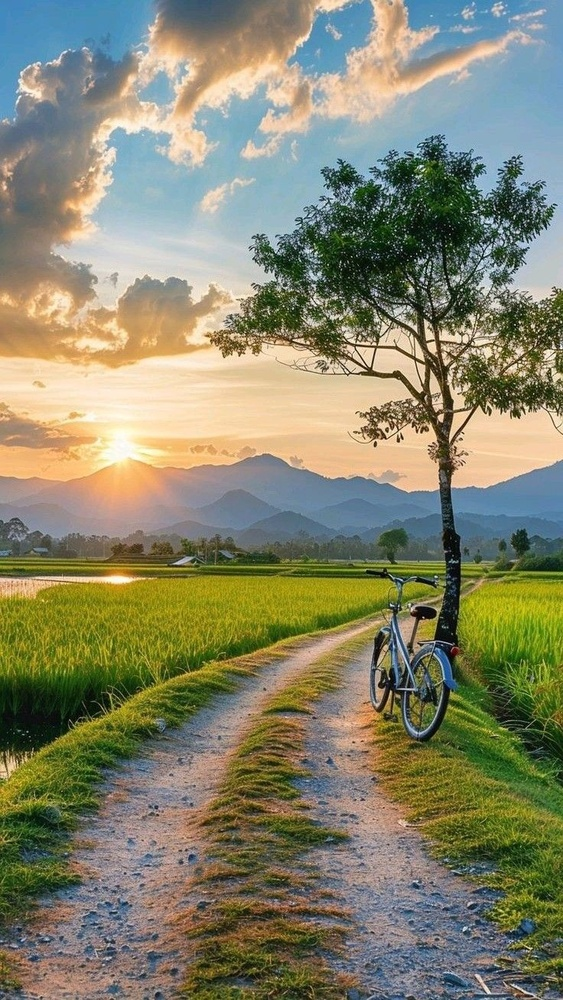
#> input picture sunset.jpeg, 563 x 1000 px, shrunk from 736 x 1308 before the run
$ jupyter execute 'Statistik Citra.ipynb'
#> lines starting #> are read from the running program, lines starting #| are printed output that depends on the picture; long printed decimals are rounded
Skewness & Kurtosis

[cell 1]
import cv2
import numpy as np
import matplotlib.pyplot as plt

# Fungsi untuk menghitung mean
def calculate_mean(channel):
    total = np.sum(channel)
    num_pixels = channel.size
    mean = total / num_pixels
    return mean

# Fungsi untuk menghitung varians
def calculate_variance(channel, mean):
    total = np.sum((channel - mean) ** 2)
    num_pixels = channel.size
    variance = total / num_pixels
    return variance

# Fungsi untuk menghitung skewness
def calculate_skewness(channel, mean, std_deviation):
    total = np.sum(((channel - mean) / std_deviation) ** 3)
    num_pixels = channel.size
    skewness = total / num_pixels
    return skewness

# Fungsi untuk menghitung kurtosis
def calculate_kurtosis(channel, mean, std_deviation):
    total = np.sum(((channel - mean) / std_deviation) ** 4)
    num_pixels = channel.size
    kurtosis = total / num_pixels - 3  # Excess kurtosis
    return kurtosis

# Membaca citra berwarna
image = cv2.imread('sunset.jpeg')
#> image is the input picture: shape (1000, 563, 3); mean B, G, R 107.2, 132.9, 133.7
blue_channel, green_channel, red_channel = cv2.split(image)
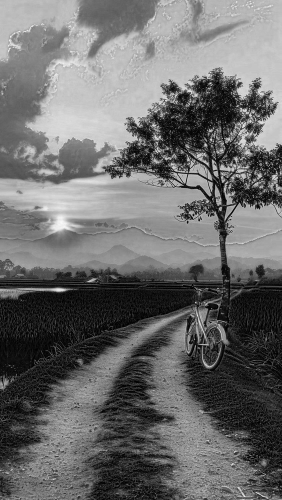
#> blue_channel: shape (1000, 563) (shown at 1/2 size); min 0, max 255, mean 107.2
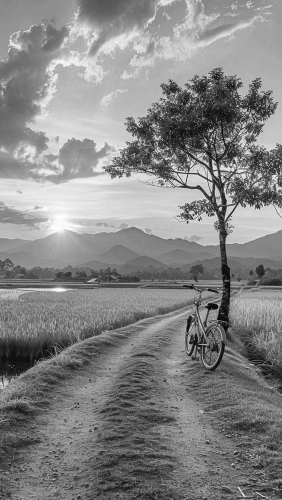
#> green_channel: shape (1000, 563) (shown at 1/2 size); min 0, max 255, mean 132.9
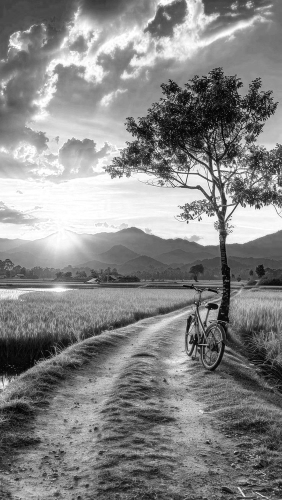
#> red_channel: shape (1000, 563) (shown at 1/2 size); min 0, max 255, mean 133.7

# Menghitung statistik untuk setiap kanal
def calculate_statistics_manual(channel):
    # Mean
    mean = calculate_mean(channel)
#> in calculate_mean, `total = np.sum(channel)`: total = 60372200
#> in calculate_mean, `mean = total / num_pixels`: mean = 107.2
#> mean = 107.2

    # Variance
    variance = calculate_variance(channel, mean)
#> in calculate_variance, `total = np.sum((channel - mean) ** 2)`: total = 2.34e+09
#> in calculate_variance, `variance = total / num_pixels`: variance = 4160.1
#> variance = 4160.1

    # Standard Deviation
    std_deviation = np.sqrt(variance)
#> std_deviation = 64.5

    # Skewness
    skewness = calculate_skewness(channel, mean, std_deviation)
#> in calculate_skewness, `total = np.sum(((channel - mean) / std_deviation) ** 3)`: total = -51876.9
#> in calculate_skewness, `skewness = total / num_pixels`: skewness = -0.0921
#> skewness = -0.0921

    # Kurtosis
    kurtosis = calculate_kurtosis(channel, mean, std_deviation)
#> in calculate_kurtosis, `total = np.sum(((channel - mean) / std_deviation) ** 4)`: total = 969894.1
#> in calculate_kurtosis, `kurtosis = total / num_pixels - 3`: kurtosis = -1.28
#> kurtosis = -1.28

    return mean, variance, std_deviation, skewness, kurtosis

# Menghitung statistik untuk kanal biru
mean_blue, var_blue, std_blue, skew_blue, kurt_blue = calculate_statistics_manual(blue_channel)
#> mean_blue = 107.2; var_blue = 4160.1; std_blue = 64.5; skew_blue = -0.0921; kurt_blue = -1.28

# Menghitung statistik untuk kanal hijau
mean_green, var_green, std_green, skew_green, kurt_green = calculate_statistics_manual(green_channel)
#> mean_green = 132.9; var_green = 2675.6; std_green = 51.73; skew_green = -0.0716; kurt_green = -0.666

# Menghitung statistik untuk kanal merah
mean_red, var_red, std_red, skew_red, kurt_red = calculate_statistics_manual(red_channel)
#> mean_red = 133.7; var_red = 4148.3; std_red = 64.41; skew_red = 0.16; kurt_red = -0.75

# Menampilkan hasil
print("Blue Channel:")
print(f"Mean Intensity: {mean_blue}")
#| Mean Intensity: 107.233
print(f"Variance: {var_blue}")
#| Variance: 4160.067
print(f"Standard Deviation: {std_blue}")
#| Standard Deviation: 64.499
print(f"Skewness: {skew_blue}")
#| Skewness: -0.09214
print(f"Kurtosis: {kurt_blue}\n")
#| Kurtosis: -1.277

print("Green Channel:")
print(f"Mean Intensity: {mean_green}")
#| Mean Intensity: 132.863
print(f"Variance: {var_green}")
#| Variance: 2675.613
print(f"Standard Deviation: {std_green}")
#| Standard Deviation: 51.726
print(f"Skewness: {skew_green}")
#| Skewness: -0.07161
print(f"Kurtosis: {kurt_green}\n")
#| Kurtosis: -0.6664

print("Red Channel:")
print(f"Mean Intensity: {mean_red}")
#| Mean Intensity: 133.673
print(f"Variance: {var_red}")
#| Variance: 4148.338
print(f"Standard Deviation: {std_red}")
#| Standard Deviation: 64.408
print(f"Skewness: {skew_red}")
#| Skewness: 0.1597
print(f"Kurtosis: {kurt_red}")
#| Kurtosis: -0.7501

# Menampilkan Histogram
plt.figure(figsize=(12, 5))

# Histogram untuk Blue Channel
plt.subplot(1, 3, 1)
plt.hist(blue_channel.ravel(), bins=256, color='blue', alpha=0.6)
plt.title("Blue Channel Histogram")
plt.xlabel("Intensity Value")
plt.ylabel("Frequency")

# Histogram untuk Green Channel
plt.subplot(1, 3, 2)
plt.hist(green_channel.ravel(), bins=256, color='green', alpha=0.6)
plt.title("Green Channel Histogram")
plt.xlabel("Intensity Value")
plt.ylabel("Frequency")

# Histogram untuk Red Channel
plt.subplot(1, 3, 3)
plt.hist(red_channel.ravel(), bins=256, color='red', alpha=0.6)
plt.title("Red Channel Histogram")
plt.xlabel("Intensity Value")
plt.ylabel("Frequency")

plt.tight_layout()
plt.show()
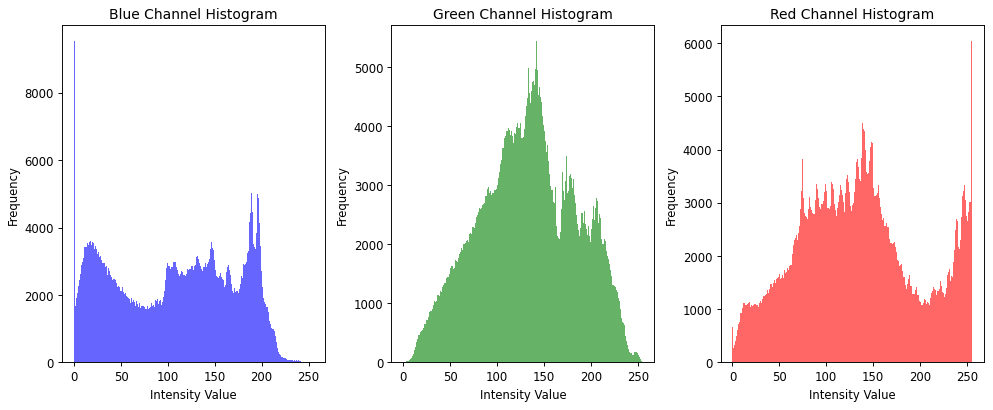
#> figure drawn by matplotlib, 3 panels; panel 1: tallest bar 9520 high, from x = 0 to 0.996; panel 2: tallest bar 5431 high, from x = 141.4 to 142.4; panel 3: tallest bar 6031 high, from x = 254 to 255

# Plot Skewness dan Kurtosis
channels = ['Blue', 'Green', 'Red']
skewness_values = [skew_blue, skew_green, skew_red]
#> skewness_values = [-0.0921, -0.0716, 0.16]
kurtosis_values = [kurt_blue, kurt_green, kurt_red]
#> kurtosis_values = [-1.28, -0.666, -0.75]

plt.figure(figsize=(12, 5))

# Grafik Skewness
plt.subplot(1, 2, 1)
plt.bar(channels, skewness_values, color=['blue', 'green', 'red'])
plt.title("Skewness per Color Channel")
plt.ylabel("Skewness")

# Grafik Kurtosis
plt.subplot(1, 2, 2)
plt.bar(channels, kurtosis_values, color=['blue', 'green', 'red'])
plt.title("Kurtosis per Color Channel")
plt.ylabel("Kurtosis")

plt.tight_layout()
plt.show()
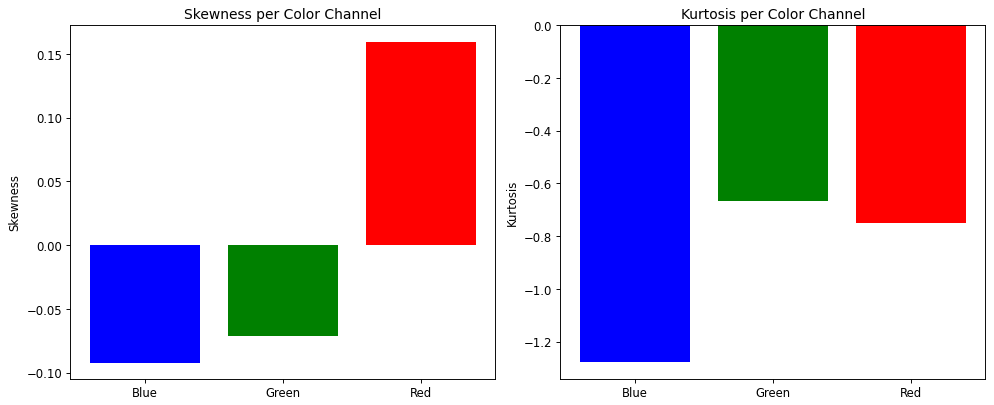
#> figure drawn by matplotlib, 2 panels; panel 1: tallest bar 0.16 high, from x = 1.6 to 2.4; panel 2: tallest bar -0.666 high, from x = 0.6 to 1.4

$ run again, with Bunga Merah.jpeg copied over sunset.jpeg
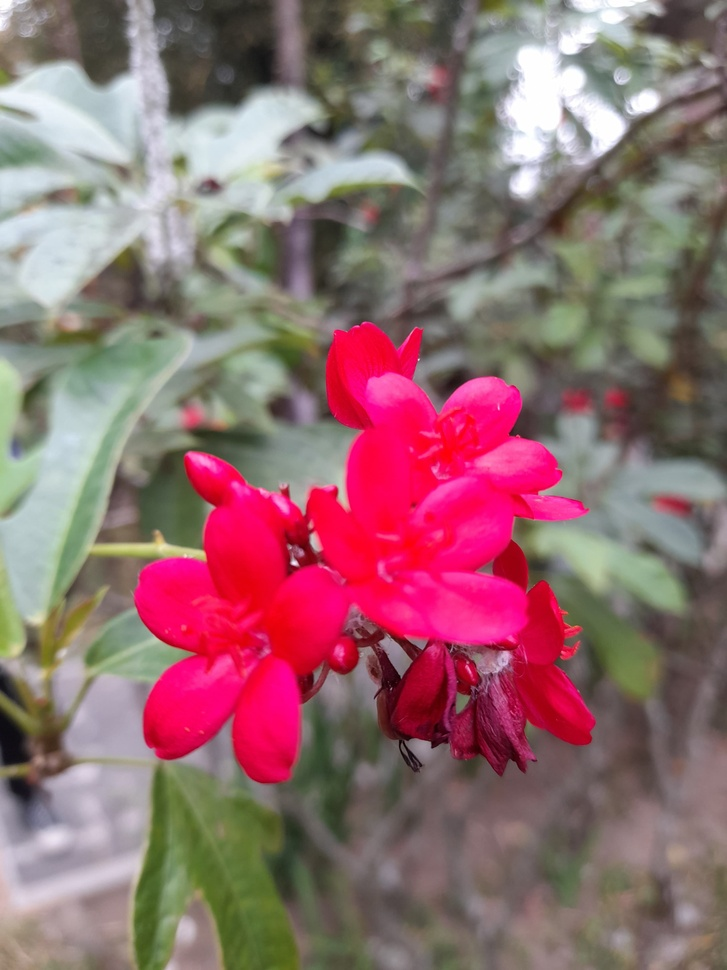
#> input picture Bunga Merah.jpeg, 727 x 970 px, shrunk from 3000 x 4000 before the run
#> image is the input picture: shape (970, 727, 3); mean B, G, R 111.7, 108, 145.3
#> `blue_channel, green_channel, red_channel = cv2.split(image)`:
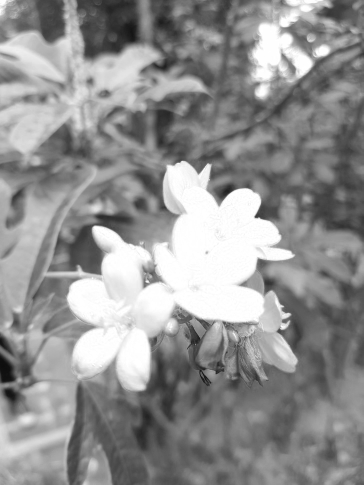
#> red_channel: shape (970, 727) (shown at 1/2 size); min 10, max 255, mean 145.3
#> in calculate_mean, `total = np.sum(channel)`: total = 78769735
#> in calculate_mean, `mean = total / num_pixels`: mean = 111.7
#> in calculate_variance, `total = np.sum((channel - mean) ** 2)`: total = 1.89e+09
#> in calculate_variance, `variance = total / num_pixels`: variance = 2685
#> std_deviation = 51.82
#> in calculate_skewness, `total = np.sum(((channel - mean) / std_deviation) ** 3)`: total = 468463.7
#> in calculate_skewness, `skewness = total / num_pixels`: skewness = 0.664
#> in calculate_kurtosis, `total = np.sum(((channel - mean) / std_deviation) ** 4)`: total = 2067049.5
#> in calculate_kurtosis, `kurtosis = total / num_pixels - 3`: kurtosis = -0.0688
#> mean_blue = 111.7; var_blue = 2685; std_blue = 51.82; skew_blue = 0.664; kurt_blue = -0.0688
#> mean_green = 108; var_green = 3755.6; std_green = 61.28; skew_green = -0.0408; kurt_green = -0.46
#> mean_red = 145.3; var_red = 3191.5; std_red = 56.49; skew_red = 0.537; kurt_red = -0.655
#| Mean Intensity: 111.700
#| Variance: 2685.039
#| Standard Deviation: 51.817
#| Skewness: 0.6643
#| Kurtosis: -0.0688
#| Mean Intensity: 108.014
#| Variance: 3755.622
#| Standard Deviation: 61.283
#| Skewness: -0.04082
#| Kurtosis: -0.4602
#| Mean Intensity: 145.332
#| Variance: 3191.510
#| Standard Deviation: 56.493
#| Skewness: 0.5369
#| Kurtosis: -0.6547
#> skewness_values = [0.664, -0.0408, 0.537]
#> kurtosis_values = [-0.0688, -0.46, -0.655]
#> `plt.show()`:
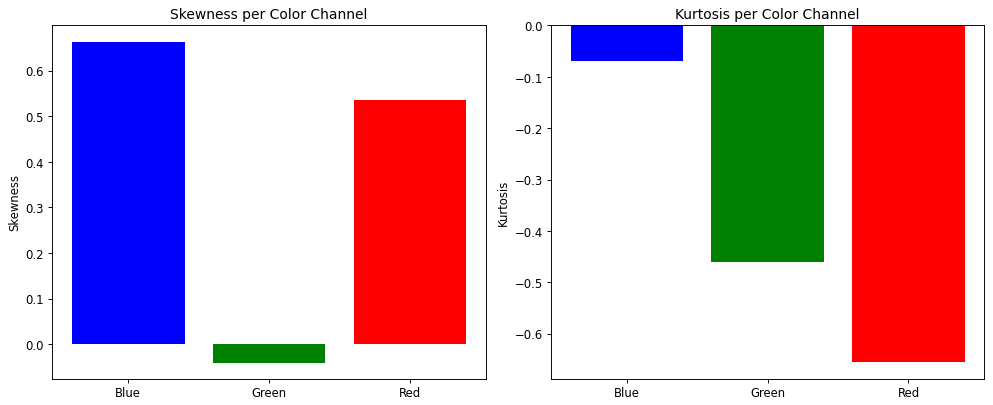
#> figure drawn by matplotlib, 2 panels; panel 1: tallest bar 0.664 high, from x = -0.4 to 0.4; panel 2: tallest bar -0.0688 high, from x = -0.4 to 0.4

$ run again, with Bunga Putih.jpeg copied over sunset.jpeg
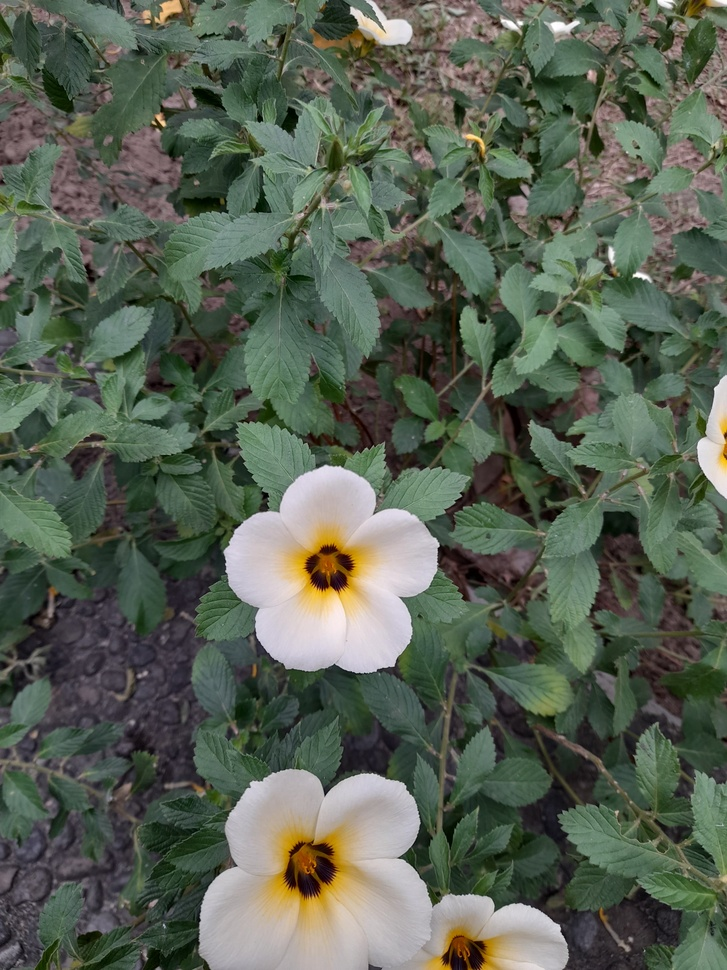
#> input picture Bunga Putih.jpeg, 727 x 970 px, shrunk from 3000 x 4000 before the run
#> image is the input picture: shape (970, 727, 3); mean B, G, R 83.2, 97.8, 88.5
#> `blue_channel, green_channel, red_channel = cv2.split(image)`:
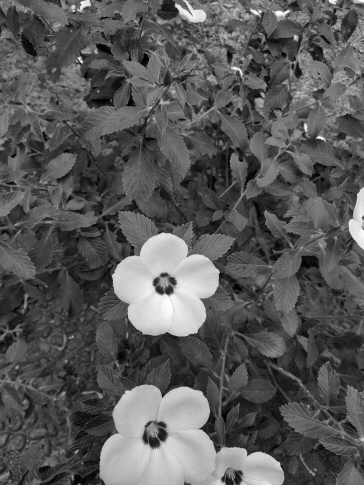
#> red_channel: shape (970, 727) (shown at 1/2 size); min 0, max 255, mean 88.5
#> in calculate_mean, `total = np.sum(channel)`: total = 58645005
#> in calculate_mean, `mean = total / num_pixels`: mean = 83.16
#> in calculate_variance, `total = np.sum((channel - mean) ** 2)`: total = 1.52e+09
#> in calculate_variance, `variance = total / num_pixels`: variance = 2160.6
#> std_deviation = 46.48
#> in calculate_skewness, `total = np.sum(((channel - mean) / std_deviation) ** 3)`: total = 673469.4
#> in calculate_skewness, `skewness = total / num_pixels`: skewness = 0.955
#> in calculate_kurtosis, `total = np.sum(((channel - mean) / std_deviation) ** 4)`: total = 2741905.3
#> in calculate_kurtosis, `kurtosis = total / num_pixels - 3`: kurtosis = 0.888
#> mean_blue = 83.16; var_blue = 2160.6; std_blue = 46.48; skew_blue = 0.955; kurt_blue = 0.888
#> mean_green = 97.81; var_green = 2058.6; std_green = 45.37; skew_green = 0.552; kurt_green = -0.122
#> mean_red = 88.54; var_red = 2398.3; std_red = 48.97; skew_red = 1.09; kurt_red = 0.768
#| Mean Intensity: 83.162
#| Variance: 2160.565
#| Standard Deviation: 46.482
#| Skewness: 0.955
#| Kurtosis: 0.8882
#| Mean Intensity: 97.810
#| Variance: 2058.554
#| Standard Deviation: 45.371
#| Skewness: 0.5516
#| Kurtosis: -0.1221
#| Mean Intensity: 88.537
#| Variance: 2398.327
#| Standard Deviation: 48.973
#| Skewness: 1.086
#| Kurtosis: 0.768
#> skewness_values = [0.955, 0.552, 1.09]
#> kurtosis_values = [0.888, -0.122, 0.768]
#> `plt.show()`:
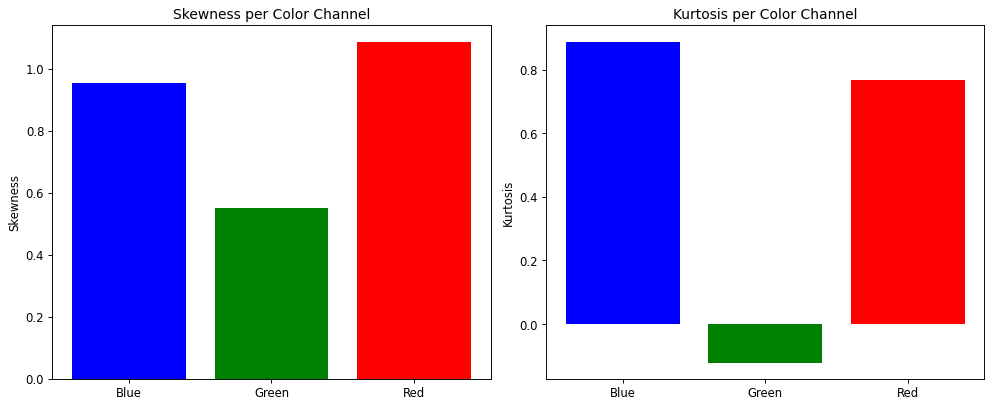
#> figure drawn by matplotlib, 2 panels; panel 1: tallest bar 1.09 high, from x = 1.6 to 2.4; panel 2: tallest bar 0.888 high, from x = -0.4 to 0.4
